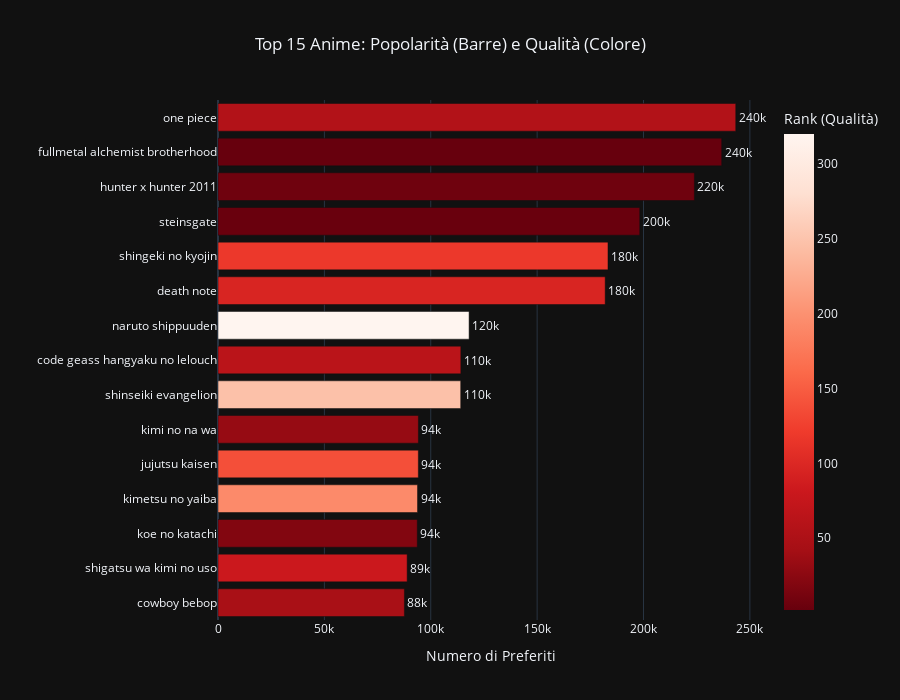

The code cell stored with this chart in its notebook:
### Markdown cell above
Provando a contestualizzare ancora meglio i dati possiamo dire che circa il 30% del mercato riguarda le **serie televisive**, che in un certo senso sono un cavallo di battaglia per questo genere di animazione, quest'ulltime assieme ai **film** compongono quasi il 50% della produzione.
Ricoprono anche una grande fetta di mercato **OVA** e **ONA** che per chi non lo sapesse sono raccolte di episodi speciali o contenuti aggiuntivi che non vengono passati in televisione o al cinema ma vengono dati direttamente ai clienti tramite piattaforme come YouTube o Netflix.
Infine citiamo i video promozionali e i contenuti commerciali che hanno lo scopo di annunciare e pubblicizzare nuove uscite.

Come possiamo vedere quindi il mondo degli anime è comparabile al cinema in quanto è una vera e propria parte del mercato per quanto riguarda **l'intrattenimento**.

Per dare un po' di contesto in più citiamo i quindici anime più "famosi" secondo i dati che abbiamo a disposizione:

### Code cell
top_ranked = details_df.sort_values('favorites', ascending=False).head(15)[['title', 'favorites', 'rank', 'genres']]
top_ranked.reset_index(drop=True, inplace=True)
top_ranked.index = top_ranked.index + 1

top_ranked.style \
    .format({'rank': '{:.0f}'}) \
    .set_table_styles([
        {'selector': 'th', 'props': [('text-align', 'center')]},
        {'selector': 'td', 'props': [('text-align', 'center')]}
    ])


# 1. Prepariamo i dati: ordiniamo per favorites per una scala discendente pulita
top_ranked_sorted = top_ranked.sort_values('favorites', ascending=True)

# 2. Creiamo il grafico a barre orizzontali
plt = px.bar(top_ranked_sorted, 
             x='favorites', 
             y='title',
             orientation='h',
             color='rank',               # Il colore indica la posizione in classifica
             color_continuous_scale='Reds_r', # Rosso scuro per i Rank migliori (1, 2, 3...)
             hover_data=['genres', 'rank'],   # Info extra al passaggio del mouse
             text='favorites',           # Mostra il valore numerico sulla barra
             title='Top 15 Anime: Popolarità (Barre) e Qualità (Colore)',
             template='plotly_dark')

# 3. Ottimizzazione dello spazio e dei testi
plt.update_layout(
    height=700,                 # Aumentiamo l'altezza per distanziare i nomi
    xaxis_title="Numero di Preferiti",
    yaxis_title="",
    title_x=0.5,
    coloraxis_colorbar=dict(title="Rank (Qualità)") # Rimosso reverse=True, non supportato
)

plt.update_traces(
    texttemplate='%{text:.2s}', # Abbrevia i numeri (es. 2.5k invece di 2500)
    textposition='outside',     # Mette i numeri fuori dalle barre per non coprire il nome
    cliponaxis=False            # Impedisce che il testo venga tagliato
)

plt.show()

### Figure 1 — Plotly figure (JSON) as saved in the notebook; plotly's stock layout.template omitted (floating-point values rounded to 4 significant figures)
{"data": [{"cliponaxis": false, "customdata": [["action award winning scifi", 46], ["drama romance", 81], ["award winning drama", 19], ["action award winning supernatural", 193], ["action award winning supernatural", 138], ["award winning drama", 32], ["action avant garde award winning drama scifi suspense", 247], ["action award winning drama scifi", 64], ["action adventure fantasy", 320], ["supernatural suspense", 96], ["action award winning drama suspense", 118], ["drama scifi suspense", 3], ["action adventure fantasy", 7], ["action adventure drama fantasy", 2], ["action adventure fantasy", 55]], "hovertemplate": "favorites=%{text}<br>title=%{y}<br>genres=%{customdata[0]}<br>rank=%{marker.color}<extra></extra>", "legendgroup": "", "marker": {"color": [46.0, 81.0, 19.0, 193.0, 138.0, 32.0, 247.0, 64.0, 320.0, 96.0, 118.0, 3.0, 7.0, 2.0, 55.0], "coloraxis": "coloraxis", "pattern": {"shape": ""}}, "name": "", "orientation": "h", "showlegend": false, "text": [87610.0, 88910.0, 93660.0, 93780.0, 94160.0, 94190.0, 114100.0, 114100.0, 118000.0, 182000.0, 183300.0, 198200.0, 223900.0, 236800.0, 243400.0], "textposition": "outside", "texttemplate": "%{text:.2s}", "type": "bar", "x": [87609, 88912, 93655, 93777, 94162, 94186, 114076, 114139, 118013, 181989, 183305, 198245, 223927, 236754, 243358], "xaxis": "x", "y": ["cowboy bebop", "shigatsu wa kimi no uso", "koe no katachi", "kimetsu no yaiba", "jujutsu kaisen", "kimi no na wa", "shinseiki evangelion", "code geass hangyaku no lelouch", "naruto shippuuden", "death note", "shingeki no kyojin", "steinsgate", "hunter x hunter 2011", "fullmetal alchemist brotherhood", "one piece"], "yaxis": "y"}], "layout": {"barmode": "relative", "coloraxis": {"colorbar": {"title": {"text": "Rank (Qualità)"}}, "colorscale": [[0, "rgb(103,0,13)"], [0.125, "rgb(165,15,21)"], [0.25, "rgb(203,24,29)"], [0.375, "rgb(239,59,44)"], [0.5, "rgb(251,106,74)"], [0.625, "rgb(252,146,114)"], [0.75, "rgb(252,187,161)"], [0.875, "rgb(254,224,210)"], [1, "rgb(255,245,240)"]]}, "height": 700, "legend": {"tracegroupgap": 0}, "title": {"text": "Top 15 Anime: Popolarità (Barre) e Qualità (Colore)", "x": 0.5}, "xaxis": {"anchor": "y", "domain": [0, 1], "title": {"text": "Numero di Preferiti"}}, "yaxis": {"anchor": "x", "domain": [0, 1], "title": {"text": ""}}}}
